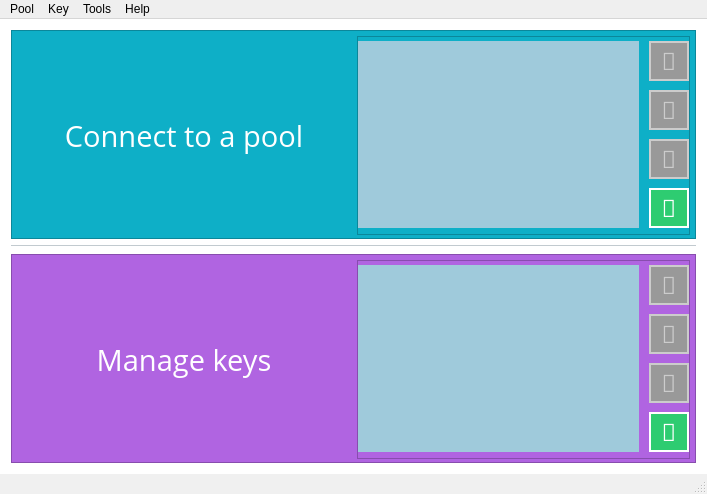
<?xml version="1.0" encoding="UTF-8"?>
<ui version="4.0">
 <class>MainWindow</class>
 <widget class="QMainWindow" name="MainWindow">
  <property name="geometry">
   <rect>
    <x>0</x>
    <y>0</y>
    <width>707</width>
    <height>494</height>
   </rect>
  </property>
  <property name="windowTitle">
   <string>NOMP Desktop</string>
  </property>
  <property name="autoFillBackground">
   <bool>false</bool>
  </property>
  <property name="styleSheet">
   <string notr="true">QMainWindow {
	background-color: #ffffff;
}</string>
  </property>
  <property name="tabShape">
   <enum>QTabWidget::Rounded</enum>
  </property>
  <widget class="QWidget" name="centralWidget">
   <layout class="QVBoxLayout" name="verticalLayout">
    <item>
     <widget class="QFrame" name="frame">
      <property name="styleSheet">
       <string notr="true">background-color: #0eafc7</string>
      </property>
      <property name="frameShape">
       <enum>QFrame::StyledPanel</enum>
      </property>
      <property name="frameShadow">
       <enum>QFrame::Raised</enum>
      </property>
      <layout class="QHBoxLayout" name="horizontalLayout_2">
       <property name="leftMargin">
        <number>5</number>
       </property>
       <property name="topMargin">
        <number>5</number>
       </property>
       <property name="rightMargin">
        <number>5</number>
       </property>
       <property name="bottomMargin">
        <number>3</number>
       </property>
       <item>
        <widget class="QLabel" name="label_2">
         <property name="font">
          <font>
           <family>Open Sans</family>
           <pointsize>22</pointsize>
          </font>
         </property>
         <property name="styleSheet">
          <string notr="true">color: #ffffff</string>
         </property>
         <property name="text">
          <string>Connect to a pool</string>
         </property>
         <property name="alignment">
          <set>Qt::AlignCenter</set>
         </property>
        </widget>
       </item>
       <item>
        <widget class="QFrame" name="frame_4">
         <property name="styleSheet">
          <string notr="true"/>
         </property>
         <property name="frameShape">
          <enum>QFrame::StyledPanel</enum>
         </property>
         <property name="frameShadow">
          <enum>QFrame::Raised</enum>
         </property>
         <layout class="QGridLayout" name="gridLayout">
          <property name="leftMargin">
           <number>0</number>
          </property>
          <property name="topMargin">
           <number>0</number>
          </property>
          <property name="rightMargin">
           <number>0</number>
          </property>
          <property name="bottomMargin">
           <number>0</number>
          </property>
          <property name="horizontalSpacing">
           <number>10</number>
          </property>
          <property name="verticalSpacing">
           <number>5</number>
          </property>
          <item row="2" column="1">
           <widget class="QPushButton" name="editPool">
            <property name="enabled">
             <bool>false</bool>
            </property>
            <property name="sizePolicy">
             <sizepolicy hsizetype="Fixed" vsizetype="Fixed">
              <horstretch>0</horstretch>
              <verstretch>0</verstretch>
             </sizepolicy>
            </property>
            <property name="minimumSize">
             <size>
              <width>40</width>
              <height>40</height>
             </size>
            </property>
            <property name="maximumSize">
             <size>
              <width>40</width>
              <height>40</height>
             </size>
            </property>
            <property name="font">
             <font>
              <family>FontAwesome</family>
              <pointsize>18</pointsize>
             </font>
            </property>
            <property name="cursor">
             <cursorShape>PointingHandCursor</cursorShape>
            </property>
            <property name="styleSheet">
             <string notr="true">QPushButton {
	border: 2px solid #fff;
	background-color: #1abc9c;
	color: #fff;
}

QPushButton:disabled {
	background-color: #999;
	border-color: #ccc;
	color: #ccc;
}</string>
            </property>
            <property name="text">
             <string></string>
            </property>
           </widget>
          </item>
          <item row="0" column="1">
           <widget class="QPushButton" name="connectPool">
            <property name="enabled">
             <bool>false</bool>
            </property>
            <property name="sizePolicy">
             <sizepolicy hsizetype="Fixed" vsizetype="Fixed">
              <horstretch>0</horstretch>
              <verstretch>0</verstretch>
             </sizepolicy>
            </property>
            <property name="minimumSize">
             <size>
              <width>40</width>
              <height>40</height>
             </size>
            </property>
            <property name="maximumSize">
             <size>
              <width>40</width>
              <height>40</height>
             </size>
            </property>
            <property name="font">
             <font>
              <family>FontAwesome</family>
              <pointsize>18</pointsize>
             </font>
            </property>
            <property name="cursor">
             <cursorShape>PointingHandCursor</cursorShape>
            </property>
            <property name="styleSheet">
             <string notr="true">QPushButton {
	border: 2px solid #fff;
	background-color: #2fd7d6;
	color: #fff;
}

QPushButton:disabled {
	background-color: #999;
	border-color: #ccc;
	color: #ccc;
}</string>
            </property>
            <property name="text">
             <string></string>
            </property>
            <property name="checkable">
             <bool>false</bool>
            </property>
            <property name="checked">
             <bool>false</bool>
            </property>
           </widget>
          </item>
          <item row="1" column="1">
           <widget class="QPushButton" name="deletePool">
            <property name="enabled">
             <bool>false</bool>
            </property>
            <property name="sizePolicy">
             <sizepolicy hsizetype="Fixed" vsizetype="Fixed">
              <horstretch>0</horstretch>
              <verstretch>0</verstretch>
             </sizepolicy>
            </property>
            <property name="minimumSize">
             <size>
              <width>40</width>
              <height>40</height>
             </size>
            </property>
            <property name="maximumSize">
             <size>
              <width>40</width>
              <height>40</height>
             </size>
            </property>
            <property name="font">
             <font>
              <family>FontAwesome</family>
              <pointsize>18</pointsize>
             </font>
            </property>
            <property name="cursor">
             <cursorShape>PointingHandCursor</cursorShape>
            </property>
            <property name="styleSheet">
             <string notr="true">QPushButton {
	border: 2px solid #fff;
	background-color: #e74c3c;
	color: #fff;
}

QPushButton:disabled {
	background-color: #999;
	border-color: #ccc;
	color: #ccc;
}</string>
            </property>
            <property name="text">
             <string></string>
            </property>
           </widget>
          </item>
          <item row="3" column="1">
           <widget class="QPushButton" name="addPool">
            <property name="sizePolicy">
             <sizepolicy hsizetype="Fixed" vsizetype="Fixed">
              <horstretch>0</horstretch>
              <verstretch>0</verstretch>
             </sizepolicy>
            </property>
            <property name="minimumSize">
             <size>
              <width>40</width>
              <height>40</height>
             </size>
            </property>
            <property name="maximumSize">
             <size>
              <width>40</width>
              <height>40</height>
             </size>
            </property>
            <property name="font">
             <font>
              <family>FontAwesome</family>
              <pointsize>18</pointsize>
             </font>
            </property>
            <property name="cursor">
             <cursorShape>PointingHandCursor</cursorShape>
            </property>
            <property name="styleSheet">
             <string notr="true">QPushButton {
	border: 2px solid #fff;
	background-color: #2ecc71;
	color: #fff;
}

QPushButton:disabled {
	background-color: #999;
	border-color: #ccc;
	color: #ccc;
}</string>
            </property>
            <property name="text">
             <string></string>
            </property>
           </widget>
          </item>
          <item row="0" column="0" rowspan="4">
           <widget class="QListView" name="poolList">
            <property name="sizePolicy">
             <sizepolicy hsizetype="Minimum" vsizetype="Expanding">
              <horstretch>0</horstretch>
              <verstretch>0</verstretch>
             </sizepolicy>
            </property>
            <property name="styleSheet">
             <string notr="true">QListView {
	background-color: #9fcadb;
	border: none;
	outline: 0;
}

QListView::item {
	background-color: #3498db;
	color: #ffffff;
	height: 25px;
	border-bottom: 1px solid #9fcadb;
}

QListView::item:selected {
	background-color: #2980b9;
}</string>
            </property>
            <property name="lineWidth">
             <number>0</number>
            </property>
            <property name="editTriggers">
             <set>QAbstractItemView::NoEditTriggers</set>
            </property>
           </widget>
          </item>
         </layout>
        </widget>
       </item>
      </layout>
     </widget>
    </item>
    <item>
     <widget class="Line" name="line">
      <property name="minimumSize">
       <size>
        <width>0</width>
        <height>0</height>
       </size>
      </property>
      <property name="styleSheet">
       <string notr="true">border-top:  1px solid #c2cacf;</string>
      </property>
      <property name="orientation">
       <enum>Qt::Horizontal</enum>
      </property>
     </widget>
    </item>
    <item>
     <widget class="QFrame" name="frame_2">
      <property name="styleSheet">
       <string notr="true">background-color: #b064e1</string>
      </property>
      <property name="frameShape">
       <enum>QFrame::StyledPanel</enum>
      </property>
      <property name="frameShadow">
       <enum>QFrame::Raised</enum>
      </property>
      <layout class="QHBoxLayout" name="horizontalLayout">
       <property name="leftMargin">
        <number>5</number>
       </property>
       <property name="topMargin">
        <number>5</number>
       </property>
       <property name="rightMargin">
        <number>5</number>
       </property>
       <property name="bottomMargin">
        <number>3</number>
       </property>
       <item>
        <widget class="QLabel" name="label">
         <property name="font">
          <font>
           <family>Open Sans</family>
           <pointsize>22</pointsize>
          </font>
         </property>
         <property name="styleSheet">
          <string notr="true">color: #ffffff</string>
         </property>
         <property name="text">
          <string>Manage keys</string>
         </property>
         <property name="alignment">
          <set>Qt::AlignCenter</set>
         </property>
        </widget>
       </item>
       <item>
        <widget class="QFrame" name="frame_5">
         <property name="frameShape">
          <enum>QFrame::StyledPanel</enum>
         </property>
         <property name="frameShadow">
          <enum>QFrame::Raised</enum>
         </property>
         <layout class="QGridLayout" name="gridLayout_2">
          <property name="leftMargin">
           <number>0</number>
          </property>
          <property name="topMargin">
           <number>0</number>
          </property>
          <property name="rightMargin">
           <number>0</number>
          </property>
          <property name="bottomMargin">
           <number>0</number>
          </property>
          <property name="horizontalSpacing">
           <number>10</number>
          </property>
          <property name="verticalSpacing">
           <number>5</number>
          </property>
          <item row="1" column="1">
           <widget class="QPushButton" name="deleteKey">
            <property name="enabled">
             <bool>false</bool>
            </property>
            <property name="sizePolicy">
             <sizepolicy hsizetype="Fixed" vsizetype="Fixed">
              <horstretch>0</horstretch>
              <verstretch>0</verstretch>
             </sizepolicy>
            </property>
            <property name="minimumSize">
             <size>
              <width>40</width>
              <height>40</height>
             </size>
            </property>
            <property name="maximumSize">
             <size>
              <width>40</width>
              <height>40</height>
             </size>
            </property>
            <property name="font">
             <font>
              <family>FontAwesome</family>
              <pointsize>18</pointsize>
             </font>
            </property>
            <property name="cursor">
             <cursorShape>PointingHandCursor</cursorShape>
            </property>
            <property name="styleSheet">
             <string notr="true">QPushButton {
	border: 2px solid #fff;
	background-color: #e74c3c;
	color: #fff;
}

QPushButton:disabled {
	background-color: #999;
	border-color: #ccc;
	color: #ccc;
}</string>
            </property>
            <property name="text">
             <string></string>
            </property>
           </widget>
          </item>
          <item row="2" column="1">
           <widget class="QPushButton" name="editKey">
            <property name="enabled">
             <bool>false</bool>
            </property>
            <property name="sizePolicy">
             <sizepolicy hsizetype="Fixed" vsizetype="Fixed">
              <horstretch>0</horstretch>
              <verstretch>0</verstretch>
             </sizepolicy>
            </property>
            <property name="minimumSize">
             <size>
              <width>40</width>
              <height>40</height>
             </size>
            </property>
            <property name="maximumSize">
             <size>
              <width>40</width>
              <height>40</height>
             </size>
            </property>
            <property name="font">
             <font>
              <family>FontAwesome</family>
              <pointsize>18</pointsize>
             </font>
            </property>
            <property name="cursor">
             <cursorShape>PointingHandCursor</cursorShape>
            </property>
            <property name="styleSheet">
             <string notr="true">QPushButton {
	border: 2px solid #fff;
	background-color: #1abc9c;
	color: #fff;
}

QPushButton:disabled {
	background-color: #999;
	border-color: #ccc;
	color: #ccc;
}</string>
            </property>
            <property name="text">
             <string></string>
            </property>
           </widget>
          </item>
          <item row="0" column="1">
           <widget class="QPushButton" name="exportKey">
            <property name="enabled">
             <bool>false</bool>
            </property>
            <property name="sizePolicy">
             <sizepolicy hsizetype="Fixed" vsizetype="Fixed">
              <horstretch>0</horstretch>
              <verstretch>0</verstretch>
             </sizepolicy>
            </property>
            <property name="minimumSize">
             <size>
              <width>40</width>
              <height>40</height>
             </size>
            </property>
            <property name="maximumSize">
             <size>
              <width>40</width>
              <height>40</height>
             </size>
            </property>
            <property name="font">
             <font>
              <family>FontAwesome</family>
              <pointsize>18</pointsize>
             </font>
            </property>
            <property name="cursor">
             <cursorShape>PointingHandCursor</cursorShape>
            </property>
            <property name="styleSheet">
             <string notr="true">QPushButton {
	border: 2px solid #fff;
	background-color: #2fd7d6;
	color: #fff;
}

QPushButton:disabled {
	background-color: #999;
	border-color: #ccc;
	color: #ccc;
}</string>
            </property>
            <property name="text">
             <string></string>
            </property>
           </widget>
          </item>
          <item row="0" column="0" rowspan="4">
           <widget class="QListView" name="keyList">
            <property name="sizePolicy">
             <sizepolicy hsizetype="Minimum" vsizetype="Expanding">
              <horstretch>0</horstretch>
              <verstretch>0</verstretch>
             </sizepolicy>
            </property>
            <property name="styleSheet">
             <string notr="true">QListView {
	background-color: #9fcadb;
	border: none;
	outline: 0;
}

QListView::item {
	background-color: #3498db;
	color: #ffffff;
	height: 25px;
	border-bottom: 1px solid #9fcadb;
}

QListView::item:selected {
	background-color: #2980b9;
}</string>
            </property>
            <property name="lineWidth">
             <number>0</number>
            </property>
            <property name="editTriggers">
             <set>QAbstractItemView::NoEditTriggers</set>
            </property>
           </widget>
          </item>
          <item row="3" column="1">
           <widget class="QPushButton" name="addKey">
            <property name="sizePolicy">
             <sizepolicy hsizetype="Fixed" vsizetype="Fixed">
              <horstretch>0</horstretch>
              <verstretch>0</verstretch>
             </sizepolicy>
            </property>
            <property name="minimumSize">
             <size>
              <width>40</width>
              <height>40</height>
             </size>
            </property>
            <property name="maximumSize">
             <size>
              <width>40</width>
              <height>40</height>
             </size>
            </property>
            <property name="font">
             <font>
              <family>FontAwesome</family>
              <pointsize>18</pointsize>
             </font>
            </property>
            <property name="cursor">
             <cursorShape>PointingHandCursor</cursorShape>
            </property>
            <property name="styleSheet">
             <string notr="true">QPushButton {
	border: 2px solid #fff;
	background-color: #2ecc71;
	color: #fff;
}

QPushButton:disabled {
	background-color: #999;
	border-color: #ccc;
	color: #ccc;
}</string>
            </property>
            <property name="text">
             <string></string>
            </property>
           </widget>
          </item>
         </layout>
        </widget>
       </item>
      </layout>
     </widget>
    </item>
   </layout>
  </widget>
  <widget class="QMenuBar" name="menuBar">
   <property name="geometry">
    <rect>
     <x>0</x>
     <y>0</y>
     <width>707</width>
     <height>21</height>
    </rect>
   </property>
   <widget class="QMenu" name="menuPool">
    <property name="title">
     <string>Pool</string>
    </property>
    <addaction name="actionAdd_pool"/>
   </widget>
   <widget class="QMenu" name="menuKey">
    <property name="title">
     <string>Key</string>
    </property>
    <addaction name="actionGenerate"/>
    <addaction name="actionImport"/>
   </widget>
   <widget class="QMenu" name="menuTools">
    <property name="title">
     <string>Tools</string>
    </property>
    <addaction name="actionOptions"/>
   </widget>
   <widget class="QMenu" name="menuHelp">
    <property name="title">
     <string>Help</string>
    </property>
    <addaction name="actionSupport"/>
    <addaction name="actionFAQ"/>
    <addaction name="separator"/>
    <addaction name="actionAbout"/>
   </widget>
   <addaction name="menuPool"/>
   <addaction name="menuKey"/>
   <addaction name="menuTools"/>
   <addaction name="menuHelp"/>
  </widget>
  <widget class="QStatusBar" name="statusBar">
   <property name="sizePolicy">
    <sizepolicy hsizetype="Preferred" vsizetype="Fixed">
     <horstretch>0</horstretch>
     <verstretch>0</verstretch>
    </sizepolicy>
   </property>
   <property name="minimumSize">
    <size>
     <width>0</width>
     <height>20</height>
    </size>
   </property>
   <property name="maximumSize">
    <size>
     <width>16777215</width>
     <height>20</height>
    </size>
   </property>
   <property name="styleSheet">
    <string notr="true">QStatusBar {
	background-color: #f0f0f0;
}</string>
   </property>
   <property name="sizeGripEnabled">
    <bool>true</bool>
   </property>
  </widget>
  <action name="actionAdd_pool">
   <property name="text">
    <string>Add pool</string>
   </property>
  </action>
  <action name="actionGenerate">
   <property name="text">
    <string>Generate key</string>
   </property>
  </action>
  <action name="actionImport">
   <property name="text">
    <string>Import key</string>
   </property>
  </action>
  <action name="actionOptions">
   <property name="text">
    <string>Options</string>
   </property>
  </action>
  <action name="actionSupport">
   <property name="text">
    <string>Support</string>
   </property>
  </action>
  <action name="actionFAQ">
   <property name="text">
    <string>FAQ</string>
   </property>
  </action>
  <action name="actionAbout">
   <property name="text">
    <string>About</string>
   </property>
  </action>
 </widget>
 <layoutdefault spacing="6" margin="11"/>
 <resources/>
 <connections/>
</ui>
